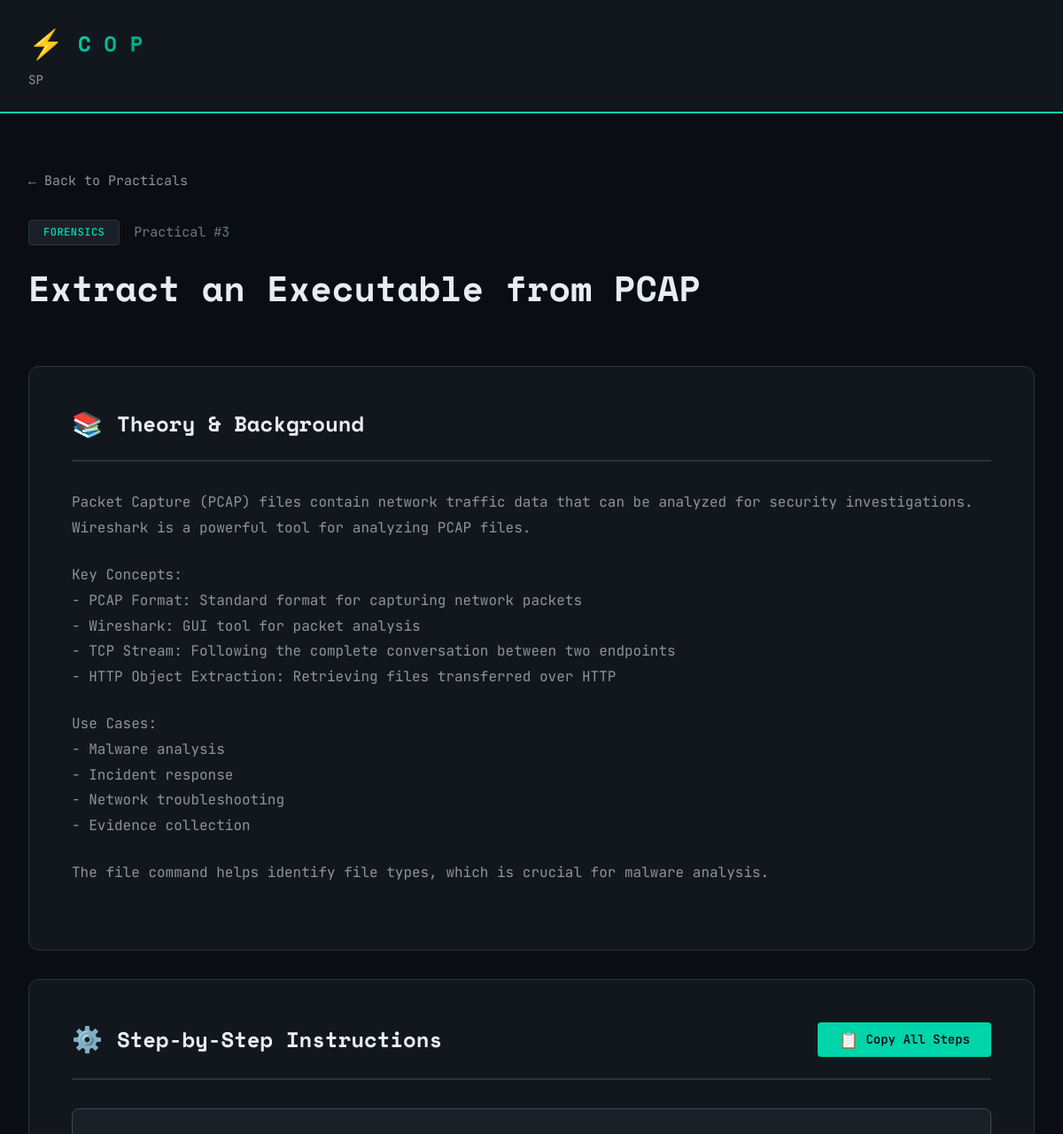
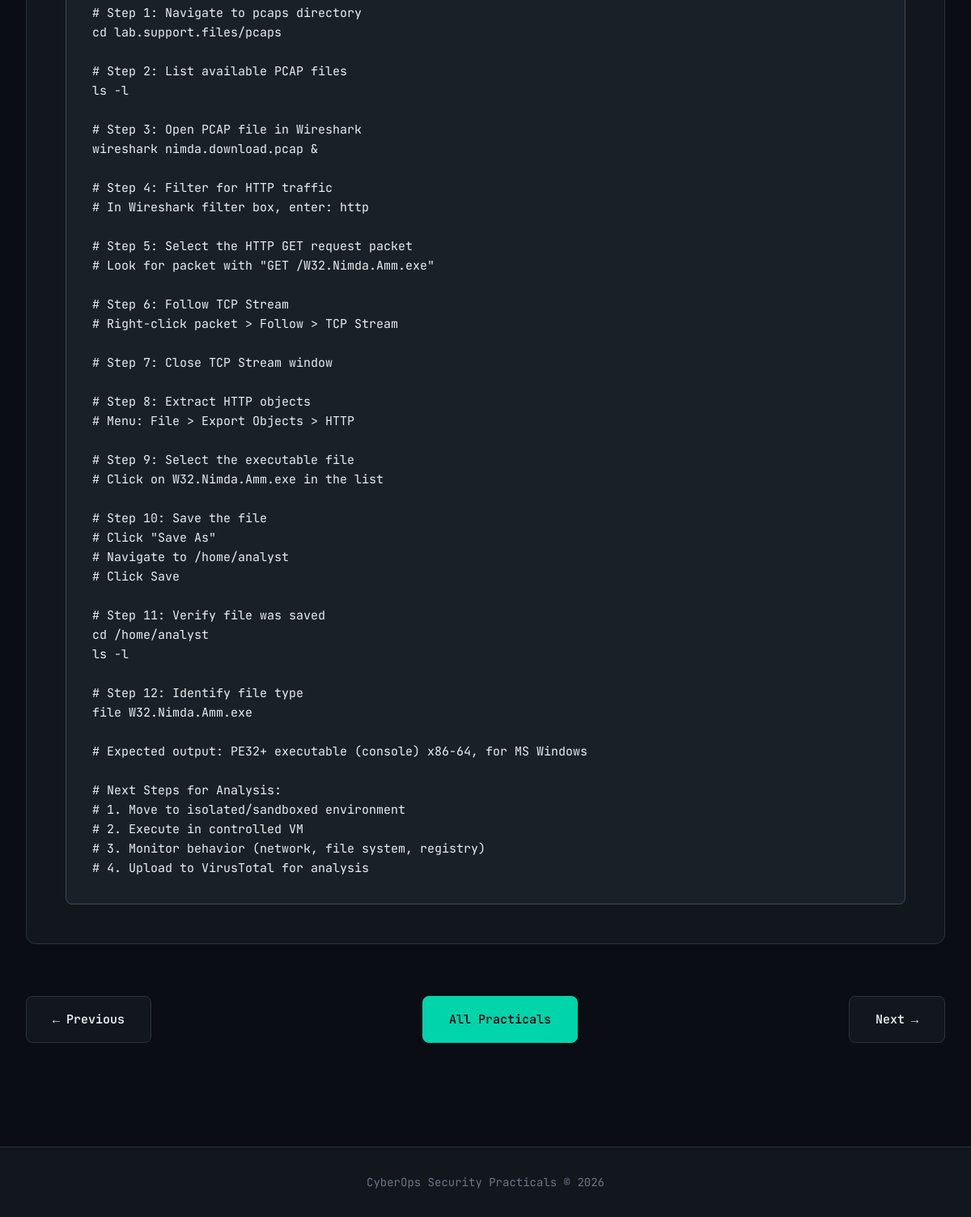
The page /practical/3 on the database its author committed (2 pictures, top to bottom).
### tables this page shows
CREATE TABLE practicals (
            id INTEGER PRIMARY KEY AUTOINCREMENT,
            title TEXT NOT NULL,
            category TEXT NOT NULL,
            theory TEXT NOT NULL,
            steps TEXT NOT NULL
        );

### app.py (the view)
@app.route('/practical/<int:practical_id>')
def practical(practical_id):
    conn = get_db()
    cursor = conn.cursor()
    cursor.execute('SELECT * FROM practicals WHERE id = ?', (practical_id,))
    practical = cursor.fetchone()
    conn.close()
    if practical is None:
        return "Practical not found", 404
    return render_template('practical.html', practical=practical)

### app.py (called while the page is built)
def get_db():
    conn = sqlite3.connect(DATABASE)
    conn.row_factory = sqlite3.Row
    return conn

### templates/practical.html (shortened to what this page needs)
{% extends "base.html" %}
{% block content %}
<div class="container">
    <div class="breadcrumb">
        <a href="/">← Back to Practicals</a>
    </div>
    <div class="practical-header">
        <div class="header-meta">
            <span class="category-badge">{{ practical['category'] }}</span>
            <span class="practical-id">Practical #{{ practical['id'] }}</span>
        </div>
        <h1 class="practical-title">{{ practical['title'] }}</h1>
    </div>
    <div class="practical-content">
        <section class="content-section">
            <div class="section-header">
                <h2 class="section-title">
                    <span class="section-icon">📚</span>
                    Theory & Background
                </h2>
            </div>
            <div class="section-body theory-content">
                {{ practical['theory']|replace('\n\n', '</p><p>')|replace('\n', '<br>')|safe }}
            </div>
        </section>
        <section class="content-section">
            <div class="section-header">
                <h2 class="section-title">
                    <span class="section-icon">⚙️</span>
                    Step-by-Step Instructions
                </h2>
                <button class="copy-btn" onclick="copySteps()">
                    <span class="copy-icon">📋</span>
                    <span class="copy-text">Copy All Steps</span>
                </button>
            </div>
            <div class="section-body">
                <pre class="steps-content" id="steps-content">{{ practical['steps'] }}</pre>
            </div>
        </section>
    </div>
    <div class="practical-navigation">
        {% if practical['id'] > 1 %}
        <a href="/practical/{{ practical['id'] - 1 }}" class="nav-btn nav-prev">
            <span class="nav-arrow">←</span>
            <span class="nav-label">Previous</span>
        </a>
        {% else %}
        <div class="nav-spacer"></div>
        {% endif %}
        <a href="/" class="nav-btn nav-home">
            <span class="nav-label">All Practicals</span>
        </a>
        {% if practical['id'] < 9 %}
        <a href="/practical/{{ practical['id'] + 1 }}" class="nav-btn nav-next">
            <span class="nav-label">Next</span>
            <span class="nav-arrow">→</span>
        </a>
        {% else %}
        <div class="nav-spacer"></div>
        {% endif %}
    </div>
</div>
{% endblock %}

### static/css/style.css (style rules this page uses)
* { margin: 0; padding: 0; box-sizing: border-box; }
:root { --bg-primary: #0a0e14; --bg-secondary: #12171e; --bg-tertiary: #1a2028; --bg-elevated: #1e2530; --text-primary: #e6edf3; --text-secondary: #8b949e; --text-muted: #6e7681; --accent-primary: #00d4aa; --accent-secondary: #00b894; --accent-tertiary: #00a080; --border-color: #2d333b; --border-bright: #404854; --success: #3fb950; --warning: #d29922; --error: #f85149; --cat-crypto: #ff6b6b; --cat-network: #4ecdc4; --cat-forensics: #95e1d3; --cat-analysis: #f38181; --cat-log: #ffd93d; --cat-siem: #6bcf7f; --cat-analytics: #a29bfe; --cat-processing: #fd79a8; --font-mono: 'JetBrains Mono', 'Courier New', monospace; --font-display: 'Space Mono', monospace; --spacing-xs: 0.25rem; --spacing-sm: 0.5rem; --spacing-md: 1rem; --spacing-lg: 1.5rem; --spacing-xl: 2rem; --spacing-2xl: 3rem; --spacing-3xl: 4rem; --radius-sm: 4px; --radius-md: 8px; --radius-lg: 12px; --transition-fast: 0.15s ease; --transition-base: 0.3s ease; --transition-slow: 0.5s ease; }
body { font-family: var(--font-mono); background: var(--bg-primary); color: var(--text-primary); line-height: 1.6; font-size: 15px; min-height: 100vh; display: flex; flex-direction: column; }
h1, h2, h3, h4, h5, h6 { font-family: var(--font-display); font-weight: 700; line-height: 1.2; margin-bottom: var(--spacing-md); }
a { color: var(--accent-primary); text-decoration: none; transition: color var(--transition-fast); }
.container { max-width: 1400px; margin: 0 auto; padding: 0 var(--spacing-xl); }
.category-badge { background: var(--bg-tertiary); color: var(--accent-primary); padding: var(--spacing-xs) var(--spacing-md); border-radius: var(--radius-sm); font-size: 0.75rem; font-weight: 600; text-transform: uppercase; letter-spacing: 0.5px; border: 1px solid var(--border-color); }
.breadcrumb { margin-bottom: var(--spacing-xl); }
.breadcrumb a { color: var(--text-secondary); font-size: 0.9375rem; display: inline-flex; align-items: center; gap: var(--spacing-sm); transition: color var(--transition-fast); }
.practical-header { margin-bottom: var(--spacing-3xl); }
.header-meta { display: flex; align-items: center; gap: var(--spacing-md); margin-bottom: var(--spacing-lg); }
.practical-id { color: var(--text-muted); font-size: 0.9375rem; }
.practical-title { font-size: 2.5rem; color: var(--text-primary); }
.content-section { background: var(--bg-secondary); border: 1px solid var(--border-color); border-radius: var(--radius-lg); padding: var(--spacing-2xl); margin-bottom: var(--spacing-xl); }
.section-header { display: flex; justify-content: space-between; align-items: center; margin-bottom: var(--spacing-xl); padding-bottom: var(--spacing-lg); border-bottom: 2px solid var(--border-color); }
.section-title { display: flex; align-items: center; gap: var(--spacing-md); font-size: 1.5rem; color: var(--text-primary); margin: 0; }
.section-icon { font-size: 1.75rem; }
.section-body { position: relative; }
.theory-content { color: var(--text-secondary); line-height: 1.8; font-size: 1rem; }
.theory-content p { margin-bottom: var(--spacing-lg); }
.steps-content { background: var(--bg-tertiary); border: 1px solid var(--border-bright); border-radius: var(--radius-md); padding: var(--spacing-xl); overflow-x: auto; font-family: var(--font-mono); font-size: 0.9375rem; line-height: 1.6; color: var(--text-primary); white-space: pre-wrap; word-wrap: break-word; }
.copy-btn { display: inline-flex; align-items: center; gap: var(--spacing-sm); padding: var(--spacing-sm) var(--spacing-lg); background: var(--accent-primary); color: var(--bg-primary); border: none; border-radius: var(--radius-sm); font-family: var(--font-mono); font-size: 0.875rem; font-weight: 600; cursor: pointer; transition: all var(--transition-fast); }
.copy-icon { font-size: 1.125rem; }
.practical-navigation { display: flex; justify-content: space-between; gap: var(--spacing-lg); margin-top: var(--spacing-3xl); }
.nav-btn { display: inline-flex; align-items: center; gap: var(--spacing-sm); padding: var(--spacing-md) var(--spacing-xl); background: var(--bg-secondary); border: 1px solid var(--border-color); border-radius: var(--radius-md); color: var(--text-primary); font-weight: 600; transition: all var(--transition-fast); }
.nav-arrow { transition: transform var(--transition-fast); }
.nav-home { background: var(--accent-primary); color: var(--bg-primary); border-color: var(--accent-primary); }

### rows shown on the page
practicals: category "FORENSICS", id "3", title "Extract an Executable from PCAP", theory "Packet Capture (PCAP) files contain network traffic data that can be analyzed for security investigations. Wireshark is a powerful tool for analyzing PCAP files. Key Concepts: - PCAP Format: Standard format for capturing network packets - Wireshark: GUI tool for packet analysis - TCP Stream: Following the complete conversation between two endpoints - HTTP Object Extraction: Retrieving files transferred over HTTP Use Cases: - Malware analysis - Incident response - Network troubleshooting - Evidence collection The file command helps identify file types, which is crucial for malware analysis.", steps "# Step 1: Navigate to pcaps directory cd lab.support.files/pcaps # Step 2: List available PCAP files ls -l # Step 3: Open PCAP file in Wireshark wireshark nimda.download.pcap & # Step 4: Filter for HTTP traffic # In Wireshark filter box, enter: http # Step 5: Select the HTTP GET request packet # Look for packet with \"GET /W32.Nimda.Amm.exe\" # Step 6: Follow TCP Stream # Right-click packet > Follow > TCP Stream # Step 7: Close TCP Stream window # Step 8: Extract HTTP objects # Menu: File > Export Objects > HTTP # Step 9: Select the executable file # Click on W32.Nimda.Amm.exe in the list # Step 10: Save the file # Click \"Save As\" # Navigate to /home/analyst # Click Save # Step 11: Verify…"
